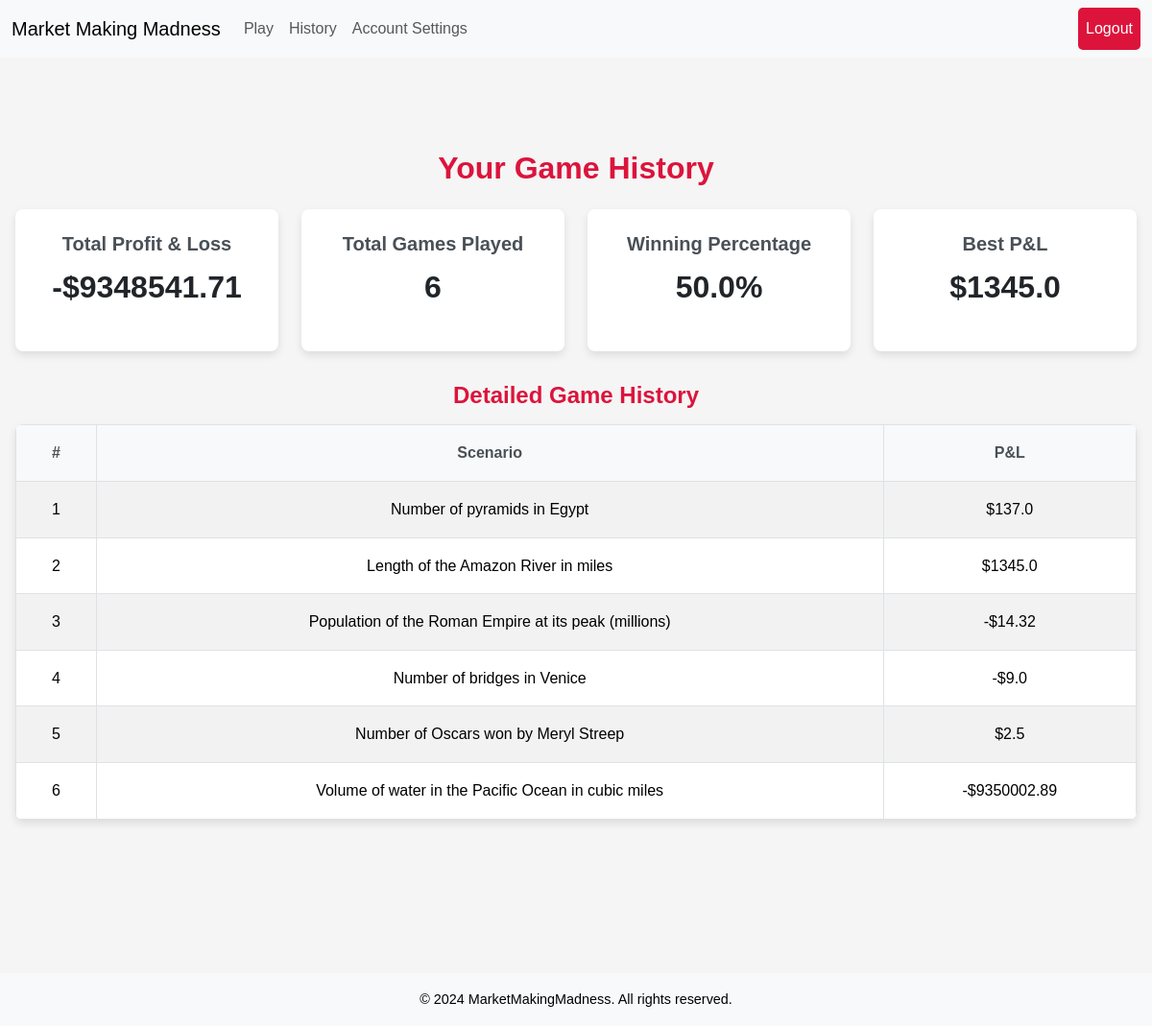
The app's page /history (signed in) with its own data.
### tables this page shows
CREATE TABLE game_results (
    id INTEGER PRIMARY KEY AUTOINCREMENT,
    user_id INTEGER NOT NULL,
    game_id INTEGER NOT NULL,
    scenario TEXT NOT NULL,
    pnl REAL NOT NULL,
    accuracy REAL NOT NULL,
    time_taken REAL NOT NULL,
    created_at TIMESTAMP DEFAULT CURRENT_TIMESTAMP
, trades_completed INTEGER DEFAULT 0);

### app.py (the view)
@app.route("/history")
@login_required
def history():
    user_id = session["user_id"]
    stats = db.execute("""
        SELECT
            IFNULL(SUM(pnl), 0) AS total_pnl,
            IFNULL(COUNT(id), 0) AS total_games,
            IFNULL(MAX(pnl), 0) AS best_pnl
        FROM game_results
        WHERE user_id = :user_id
    """, user_id=user_id)[0]
    total_games = stats["total_games"]
    total_wins = db.execute(
        "SELECT COUNT(id) FROM game_results WHERE user_id = :user_id AND pnl > 0", user_id=user_id)[0]["COUNT(id)"]
    winning_percentage = (total_wins / total_games * 100) if total_games > 0 else 0
    games = db.execute("""
        SELECT scenario, pnl
        FROM game_results
        WHERE user_id = :user_id
        ORDER BY created_at DESC
""", user_id=user_id)
    return render_template(
        "history.html",
        total_pnl=round(stats["total_pnl"], 2),
        total_games=total_games,
        best_pnl=stats["best_pnl"],
        winning_percentage=round(winning_percentage, 2),
        games=games
    )

### app.py (called while the page is built)
def login_required(f):
    @wraps(f)
    def decorated_function(*args, **kwargs):
        if session.get("user_id") is None:
            return redirect("/login")
        return f(*args, **kwargs)
    return decorated_function

@app.after_request
def after_request(response):
    response.headers["Cache-Control"] = "no-cache, no-store, must-revalidate"
    response.headers["Expires"] = 0
    response.headers["Pragma"] = "no-cache"
    return response

### templates/history.html (shortened to what this page needs)
{% extends "layout.html" %}
{% block styles %}
    <link rel="stylesheet" href="{{ url_for('static', filename='history.css') }}">
{% endblock %}
{% block main %}
    <div class="history-container">
        <section class="history-stats">
            <h1>Your Game History</h1>
            <div class="stats-grid">
                <div class="stat-card">
                    <h2>Total Profit & Loss</h2>
                    <p class="stat-value">
                        {% if total_pnl >= 0 %}
                            ${{ total_pnl | round(2) }}
                        {% else %}
                            -${{ total_pnl|abs | round(2) }}
                        {% endif %}</p>
                </div>
                <div class="stat-card">
                    <h2>Total Games Played</h2>
                    <p class="stat-value">{{ total_games }}</p>
                </div>
                <div class="stat-card">
                    <h2>Winning Percentage</h2>
                    <p class="stat-value">{{ winning_percentage }}%</p>
                </div>
                <div class="stat-card">
                    <h2>Best P&L</h2>
                    <p class="stat-value">{% if best_pnl >= 0 %}
                        ${{ best_pnl | round(2) }}
                    {% else %}
                        -${{ best_pnl|abs | round(2) }}
                    {% endif %}</p>
                </div>
            </div>
        </section>
        <section class="game-history">
            <h2>Detailed Game History</h2>
            <table class="table table-striped">
                <thead>
                    <tr>
                        <th>#</th>
                        <th>Scenario</th>
                        <th>P&L</th>
                    </tr>
                </thead>
                <tbody>
                    {% for game in games %}
                        <tr>
                            <td>{{ loop.index }}</td>
                            <td>{{ game.scenario }}</td>
                            <td>
                                {% if game.pnl >= 0 %}
                                    ${{ game.pnl | round(2) }}
                                {% else %}
                                    -${{ game.pnl|abs | round(2) }}
                                {% endif %}
                            </td>
                        </tr>
                    {% endfor %}
                </tbody>
            </table>
        </section>
    </div>
{% endblock %}

### static/static.css (style rules this page uses)
* { margin: 0; padding: 0; box-sizing: border-box; }
body { font-family: 'Arial', sans-serif; font-size: 16px; line-height: 1.6; color: #2C2C2C; background-color: #F5F5F5; }
html, body { height: 100%; margin: 0; display: flex; flex-direction: column; }
h1, h2, h3, h4, h5, h6 { margin-bottom: 1rem; font-weight: 600; color: #DC143C; }

### static/history.css (style rules this page uses)
.history-container { max-width: 1200px; margin: 2rem auto; padding: 1rem; }
.history-stats { text-align: center; margin-bottom: 2rem; }
.history-stats h1 { font-size: 2rem; color: #DC143C; margin-bottom: 1.5rem; }
.stats-grid { display: grid; grid-template-columns: repeat(auto-fit, minmax(250px, 1fr)); gap: 1.5rem; }
.stat-card { background-color: #fff; border-radius: 8px; box-shadow: 0 4px 8px rgba(0, 0, 0, 0.1); text-align: center; padding: 1.5rem; }
.stat-card h2 { font-size: 1.25rem; color: #495057; margin-bottom: 0.5rem; }
.stat-card .stat-value { font-size: 2rem; font-weight: bold; color: #212529; }
.game-history { margin-top: 2rem; }
.game-history h2 { font-size: 1.5rem; color: #DC143C; margin-bottom: 1rem; }
.table { width: 100%; margin-bottom: 1rem; border-collapse: collapse; border-radius: 8px; overflow: hidden; box-shadow: 0 4px 8px rgba(0, 0, 0, 0.1); }
.table th, .table td { padding: 1rem; text-align: center; border: 1px solid #dee2e6; font-size: 1rem; }
.table th { background-color: #f8f9fa; color: #495057; }
.table-striped tbody tr:nth-of-type(odd) { background-color: #f8f9fa; }
.table-striped tbody tr:nth-of-type(even) { background-color: #ffffff; }

### records on screen
game_results: scenario "Number of pyramids in Egypt", pnl "137.0"
game_results: scenario "Length of the Amazon River in miles", pnl "1345.0"
game_results: scenario "Population of the Roman Empire at its peak (millions)", pnl|abs "14.32"
game_results: scenario "Number of bridges in Venice", pnl|abs "9.0"
game_results: scenario "Number of Oscars won by Meryl Streep", pnl "2.5"
game_results: scenario "Volume of water in the Pacific Ocean in cubic miles", pnl|abs "9350002.89"

### other values on screen
{{ total_pnl|abs | round(2) }} "9348541.71"
{{ total_games }} "6"
{{ winning_percentage }} "50.0"
{{ best_pnl | round(2) }} "1345.0"
